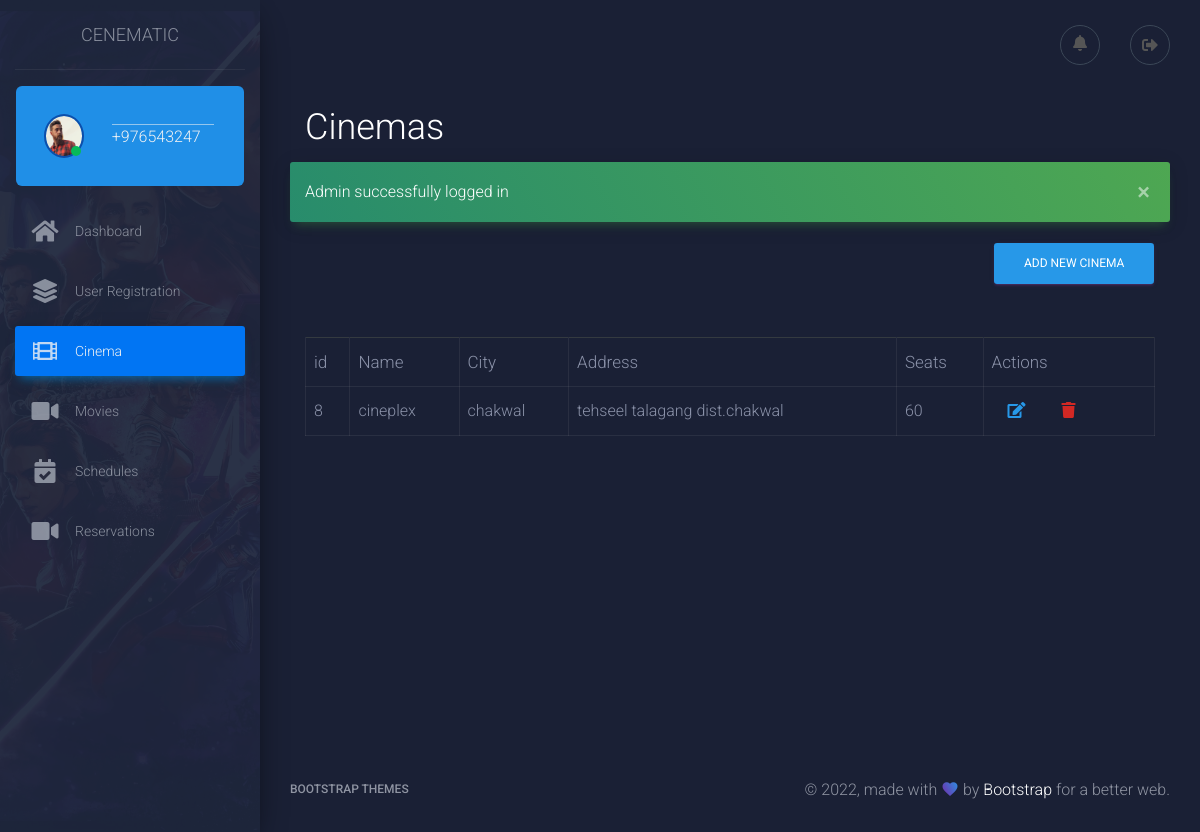
/admin/cinema.php (signed in), run on an earlier commit of the app's database.
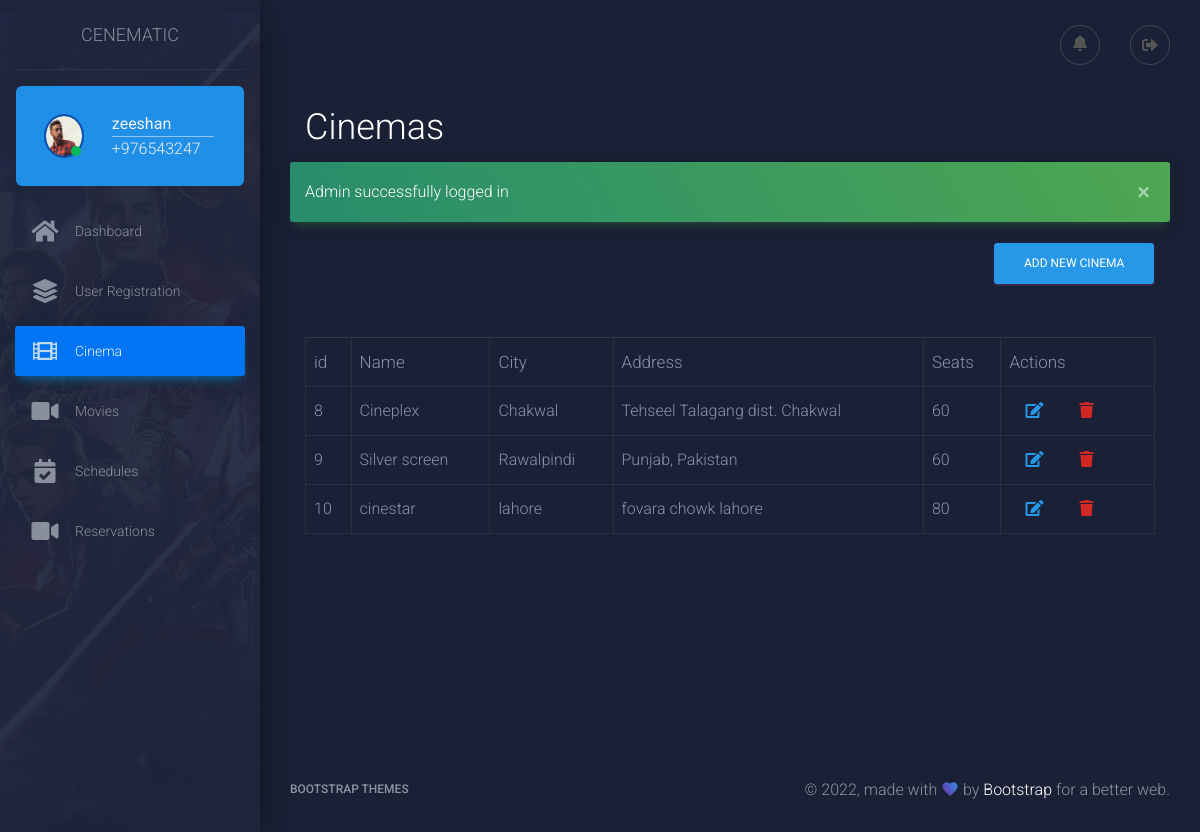
And on a later commit of the database.
### tables this page shows
CREATE TABLE `cinemas` (
  `id` int(11) NOT NULL,
  `name` text,
  `city` text,
  `address` text,
  `seats` int(100) DEFAULT NULL
);

### admin/auth.php (called while the page is built, shortened)
<?php
if(!(isset($_SESSION['admin']))){
    header('Location: ./login.php');
    exit;
}else{
    if(isset($_SESSION['admin'])){
        $admin=unserialize($_SESSION['admin']);
    }else{
        $admin=false;
    }
}
?>

### admin/cinema.php (the view, shortened to what this page needs)
<?php
include "./auth.php";
include __DIR__."./../db.php";
?>
    <!doctype html>
    <html lang="en">
    <head>
        <link rel="stylesheet" href="https://maxcdn.bootstrapcdn.com/font-awesome/latest/css/font-awesome.min.css">
        <link href="../assets/lib/font-awesome-icons/css/all.min.css" rel="stylesheet" />
        <link href="../assets/css/material-dashboard.css?v=2.1.0" rel="stylesheet" />
        <link href="../assets/css/custom.css" type="text/css" rel="stylesheet" />
    </head>
<body class="dark-edition">
<div class="wrapper ">
    <div class="sidebar" data-color="primary" data-background-color="black" data-image="./../assets/img/sidebar-5.jpg">
        <?php include "./layout/partials/sidebar.php";?>
    </div>
    <div class="main-panel">
        <?php include "./layout/partials/header.php";?>
        <div class="content">
            <div class="container-fluid">
                <div class="row mx-0">
                    <div class="col-12 text-white">
                        <h2>Cinemas</h2>
                    </div>
                </div>
                <?php
                if(isset($_SESSION['messages'])){
                    $msgs = unserialize($_SESSION['messages']);
                    foreach($msgs as $msg){
                        ?>
                        <p class="alert alert-success alert-dismissible fade show"><?php echo $msg ?>
                            <button type="button" class="close" data-dismiss="alert" aria-label="Close">
                                <span aria-hidden="true">&times;</span>
                            </button></p>
                    <?php }}
                ?>
                <div class="row mx-0">
                    <div class="col-12 text-right">
                        <a href="add-new-cinema.php" class="btn btn-primary">Add New Cinema</a>
                    </div>
                </div>
                <?php
                $sql="SELECT * FROM `cinemas`";
                $result=$conn->query($sql);
                    ?>
                <div class="row m-0 mt-5">
                    <div class="col-12">
                        <table class="table table-responsive-sm table-bordered">
                            <thead >
                            <tr class="border-top  border-dark">
                                <th>id</th>
                                <th>Name</th>
                                <th>City</th>
                                <th>Address</th>
                                <th>Seats</th>
                                <th>Actions</th>
                            </tr>
                            </thead>
                        <tbody>
                        <?php
                        while($cinema=$result->fetch_object()){
                       ?>
                            <tr>
                                <td><?php echo $cinema->id ?></td>
                                <td><?php echo $cinema->name ?></td>
                                <td><?php echo $cinema->city ?></td>
                                <td><?php echo $cinema->address ?></td>
                                <td><?php echo $cinema->seats ?></td>
                                <td>
                                    <a href="./edit-cinema.php?id=<?php echo $cinema->id ?>" class="mx-3 text-primary"><i class="fa fa-edit"></i></a>
                                    <a href="#"  class="mx-3 text-danger" data-toggle="modal" data-target="#deleteCinemaModal-<?php echo $cinema->id ?>"><i class="fa fa-trash"></i></a>
                                </td>
                            </tr>
                        <?php
                     }
                        ?>
                        </tbody>
                        </table>
                    </div>
                </div>
            </div>
        </div>
        <?php include "./layout/partials/footer.php";?>
    </div>
</div>
</body>
</html>

### admin/layout/partials/sidebar.php
<?php
include __DIR__."./../../auth.php";
?>
<div class="logo">
                <a href="http://www.creative-tim.com" class="simple-text logo-normal">
                    Cenematic
                    </a>
            </div>
            <div class="sidebar-wrapper">
                <div class="m-3 rounded profile-card text-white bg-primary text-left">
                    <div class="row m-0">
                        <div class="col-4">
                            <figure class="m-0 user-img online">
                            <img src="./../assets/img/faces/card-profile1-square.jpg" class="img-fluid user-img" alt="image here" >
                        </figure>
                        </div>
                        <div class="col-8">
                            <b>
                                <?php
                                if(!$admin){
                                    echo "Guest";
                                }else{
                                    echo  $admin['name'];
                                }
                                ?>
                            </b>
                   <span class="seperator"></span>
                            <span>+976543247</span>
                        </div>
                    </div>
                </div>
                <ul class="nav" id="nav">
                    <li class="nav-item ">
                        <a class="nav-link" href="javascript:void();">
                            <i class="fa fa-home"></i>
                            <p>Dashboard</p>
                        </a>
                    </li>
                    <li class="nav-item">
                        <a class="nav-link " href="user-registration.php">
                            <i class="fa fa-layer-group"></i>
                            <p>User Registration</p>
                        </a>
                    </li>
                    <li class="nav-item">
                        <a class="nav-link " href="cinema.php">
                            <i class="fa fa-film"></i>
                            <p>Cinema</p>
                        </a>
                    </li>
                    <li class="nav-item">
                        <a class="nav-link " href="movie.php">
                            <i class="fa fa-video"></i>
                            <p>Movies</p>
                        </a>
                    </li>
                    <li class="nav-item">
                        <a class="nav-link " href="schedule.php">
                            <i class="fa fa-calendar-check"></i>
                            <p>Schedules</p>
                        </a>
                    </li>
                    <li class="nav-item">
                        <a class="nav-link " href="reservation.php">
                            <i class="fa fa-video"></i>
                            <p>Reservations</p>
                        </a>
                    </li>
                </ul>
            </div>

### admin/layout/partials/header.php (shortened to what this page needs)
<nav class="navbar navbar-expand-lg navbar-transparent navbar-absolute fixed-top ">
    <div class="container-fluid">
        <div class="d-inline justify-content-end">
            <ul class="navbar-nav navbar-expand-md">
                <div class=" d-none d-md-none d-sm-none d-lg-flex">
                    <li class="nav-item">
                        <a class="nav-link" href="javascript:void(0)">
                                    <span class="rounded-circle-fa-icon">
                                        <i class="fa fa-bell"></i></span>
                        </a>
                    </li>
                    <li class="nav-item">
                        <a class="nav-link" href="functions/logout.php">
                                    <span class="rounded-circle-fa-icon">
                                        <i class="fas fa-sign-out-alt"></i></span>
                        </a>
                    </li>
                </div>
        </div>
    </div>
</nav>

### admin/layout/partials/footer.php (shortened to what this page needs)
<footer class="footer">
                <div class="container-fluid">
                    <nav class="float-left">
                        <ul>
                            <li>
                                <a href="#">
                                   Bootstrap themes
                                    </a>
                            </li>
                        </ul>
                    </nav>
                    <div class="copyright float-right">
                        &copy;
                        , made with <i class="material-icons">favorite</i> by
                        <a href="#" target="_blank">Bootstrap</a> for a better web.
                    </div>
                </div>
            </footer>

### assets/css/custom.css (style rules this page uses)
.rounded-circle-fa-icon { display:flex; justify-content: center; align-items: center; width:40px; height: 40px; border: 1px solid #3C4858; border-radius: 50%; }
.rounded-circle-fa-icon i { margin:0px!important; top:-2px!important; font-size:1rem!important; }
.sidebar .sidebar-wrapper .profile-card { height: 100px; display: flex; flex-direction: row; justify-content: center; }
.sidebar .sidebar-wrapper .profile-card .col-8 { display: flex; flex-direction:column; justify-content: center; }
.sidebar .sidebar-wrapper .profile-card .col-4 { display:flex; flex-direction: column; align-items: center; justify-content: center; }
.sidebar .sidebar-wrapper .profile-card .col-4 .user-img img { width:50px; height: 40px; border-radius: 50%; outline:2px solid rgba(1, 47, 146, 0.651) }
.sidebar .sidebar-wrapper .profile-card .col-4 .user-img { position: relative; }
.sidebar .sidebar-wrapper .profile-card .col-4 .user-img.online::after { content:''; height: 10px; width: 10px; background-color: rgb(7, 196, 92); border-radius: 50%; display: inline-block; position: absolute; bottom:0; left:70%; }
.seperator { width:100%; border-top:1px solid rgba(255, 255, 255, 0.562); }

What changed in the data, as far as the page shows it:
changed cinemas id 8: name "cineplex" → "Cineplex"; city "chakwal" → "Chakwal"; address "tehseel talagang dist.chakwal" → "Tehseel Talagang dist. Chakwal"
added cinemas: id "9", name "Silver screen", city "Rawalpindi", address "Punjab, Pakistan", seats "60"
added cinemas: id "10", name "cinestar", city "lahore", address "fovara chowk lahore", seats "80"
Also different on the page:
$admin['name']: (not shown) → "zeeshan"
